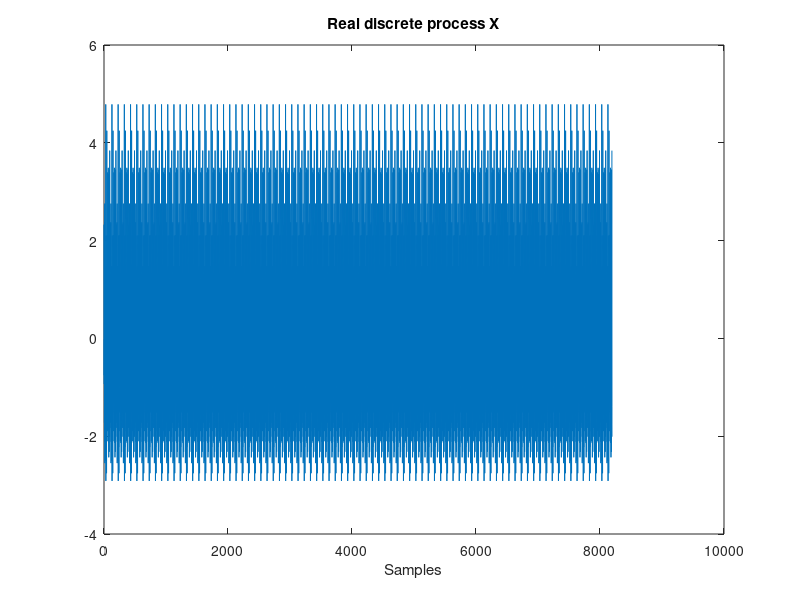

MATLAB code to generate this figure: (Note: this script raises an error after producing the figure.)
% Advanced Signal Processing, Homework 2
% Moschos Sotirios, 9030

clear
clc
close all

% Given data
omega=zeros(1,6);
lamda=zeros(1,6);
phi=zeros(1,6);

lamda(1)=0.12;
lamda(2)=0.3;
lamda(3)=lamda(1)+lamda(2);

lamda(4)=0.19;
lamda(5)=0.17;
lamda(6)=lamda(4)+lamda(5);

for k=1:6
    omega(k)=2*pi*lamda(k);
end

% Uniformly distributed numbers in range [0,2pi]
a=0;
b=2*pi;
phi(1)=(b-a).*rand+a;
phi(2)=(b-a).*rand+a;
phi(3)=phi(1)+phi(2);
phi(4)=(b-a).*rand+a;
phi(5)=(b-a).*rand+a;
phi(6)=phi(4)+phi(5);

N=8192; % Data length

%%%---1)Construct X[k]---%%%

X=zeros(N,1);
for k=1:N
    for j=1:6
       X(k)=cos(omega(j)*k+phi(j))+X(k);
    end
end
figure;
plot(X);
title('Real discrete process X')
xlabel('Samples')



%%%---2)Estimate Power Spectrum.Use 128 max shiftings for autocorrelation---%%%

% Estimate power spectrum or power density spectrum using dsp.SpectrumEstimator 
SE=dsp.SpectrumEstimator;
C2a=SE(X);
fs=1;
n1=length(C2a);
x=(0:n1-1)*(fs/n1);
y=C2a;
figure;
plot(x,y);

% Estimate power spectrum using autorr function
m1=mean(X);
acf=autocorr(X,128); % ACF
m2=acf;
c2=m2-m1^2; % covariance
C2b=abs(fft(c2));
fs=1;
n2=length(C2b);
x=(0:n2-1)*(fs/n2);
y=C2b;
figure;
plot(x,y);



%%%---3)Estimate bispectrum using indirect and direct method---%%%

M1=256;
K1=32;
L1=64;

% Reshape a Nx1 vector to a KxM matrix
Y1=reshape(X,M1,K1);

% Indirect method
%{
figure;
C3a1_1=bisp3cum(Y1,K1,L1,'u'); % Uniform hexagonal window, specify biased or unbiased estimate
%}

figure;
C3a1_2=bispeci(Y1,L1,M1,0,'unbiased',128,1);% Hexagonal window with unity values, HOSA

hline1 = refline(0, 0); % Bispectrum symmetries
hline1.Color = 'k';
hline2 = refline(-1, 0.5);
hline2.Color = 'k';
hline3 = refline(1, 0);
hline3.Color = 'k';


figure;
C3a2_1=bispeci(Y1,L1,M1,0,'unbiased',128); % Parzen window,check others parameters as well, HOSA, check for fftlength(256)

hline1 = refline(0, 0); % Bispectrum symmetries
hline1.Color = 'k';
hline2 = refline(-1, 0.5);
hline2.Color = 'k';
hline3 = refline(1, 0);
hline3.Color = 'k';


%{
figure;
C3a2_2=bisp3cum(Y1,K1,L1,'p'); % Parzen window
%}

% Direct method
figure;
C3b=bispecd(Y1,M1,0,M1,0);

hline1 = refline(0, 0); % Bispectrum symmetries
hline1.Color = 'k';
hline2 = refline(-1, 0.5);
hline2.Color = 'k';
hline3 = refline(1, 0);
hline3.Color = 'k';


%%%---7)Repeat the steps above with different segment lengths---%%%

M2=512;
K2=16;
L2=64;

% Reshape a Nx1 vector to a KxM matrix
Y2=reshape(X,M2,K2);

% Indirect method
%{
figure;
C3c1_1=bisp3cum(Y2,K2,L2,'u'); % Uniform hexagonal window, specify biased or unbiased estimate
%}

figure;
C3c1_2=bispeci(Y2,L2,M2,0,'unbiased',128,1);% Hexagonal window with unity values, HOSA

hline1 = refline(0, 0); % Bispectrum symmetries
hline1.Color = 'k';
hline2 = refline(-1, 0.5);
hline2.Color = 'k';
hline3 = refline(1, 0);
hline3.Color = 'k';


figure;
C3c2_1=bispeci(Y2,L2,M2,0,'unbiased',128); % Parzen window,check others parameters as well, HOSA, check for fftlength(256)

hline1 = refline(0, 0); % Bispectrum symmetries
hline1.Color = 'k';
hline2 = refline(-1, 0.5);
hline2.Color = 'k';
hline3 = refline(1, 0);
hline3.Color = 'k';


%{
figure;
C3c2_2=bisp3cum(Y2,K2,L2,'p'); % Parzen window
%}

% Direct method
figure;
C3d=bispecd(Y2,M2,0,M2,0);

hline1 = refline(0, 0); % Bispectrum symmetries
hline1.Color = 'k';
hline2 = refline(-1, 0.5);
hline2.Color = 'k';
hline3 = refline(1, 0);
hline3.Color = 'k';


M3=128;
K3=64;
L3=64;

% Reshape a Nx1 vector to a KxM matrix
Y3=reshape(X,M3,K3);

% Indirect method

%{
figure;
C3e1_1=bisp3cum(Y3,K3,L3,'u'); % Uniform hexagonal window, specify biased or unbiased estimate
%}

figure;
C3e1_2=bispeci(Y3,L3,M3,0,'unbiased',128,1);% Hexagonal window with unity values, HOSA

hline1 = refline(0, 0); % Bispectrum symmetries
hline1.Color = 'k';
hline2 = refline(-1, 0.5);
hline2.Color = 'k';
hline3 = refline(1, 0);
hline3.Color = 'k';


figure;
C3e2_1=bispeci(Y3,L3,M3,0,'unbiased',128); % Parzen window,check others parameters as well, HOSA, check for fftlength(256)

hline1 = refline(0, 0); % Bispectrum symmetries
hline1.Color = 'k';
hline2 = refline(-1, 0.5);
hline2.Color = 'k';
hline3 = refline(1, 0);
hline3.Color = 'k';


%{
figure;
C3e2_2=bisp3cum(Y3,K3,L3,'p'); % Parzen window
%}

% Direct method
figure;
C3f=bispecd(Y3,M3,0,M3,0);

hline1 = refline(0, 0); % Bispectrum symmetries
hline1.Color = 'k';
hline2 = refline(-1, 0.5);
hline2.Color = 'k';
hline3 = refline(1, 0);
hline3.Color = 'k';





        












